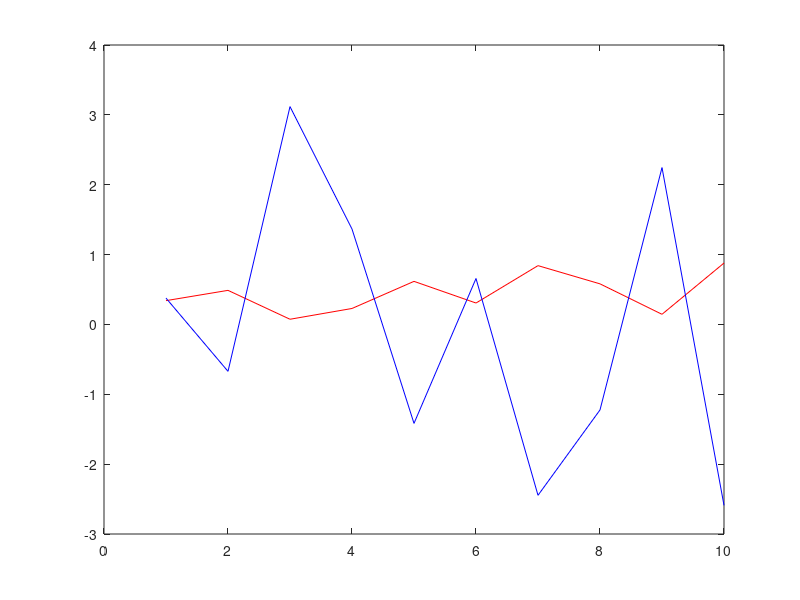

MATLAB code to generate this figure:
% nn test, 3 layer

% init data, y = x
data = {};
data.train = {};
data.test  = {};
data.train.N = 10;
data.train.feature = rand(1, data.train.N);
data.train.label   = data.train.feature;
data.test.N = 10;
data.test.feature  = rand(1, data.test.N);
data.test.label    = data.test.feature;
% done init data

% init weight
W1 = randn(20, 1)/2;
B1 = randn(20, 1)/2;
W2 = randn(1, 20)/2;
B2 = randn(1, 1)/2;
% done init weight

% basic configuration
maxiter = 1000;
lr = 0.0001;
sigmoid = @(x)(1./(1-exp(x)));
crit    = @(gt,out)(sum((abs(gt-out).^2)/2));
% done config

% train with GD
for iter = 1:maxiter
   % forward pass
   I = data.train.feature;
   h = W1 * I + repmat(B1, 1, data.train.N);
   H = sigmoid(h);
   o = W2 * H + repmat(B2, 1, data.train.N);
   E = crit(data.train.label, o);
   disp(sprintf('iter %d loss %f', iter, E));
   if isnan(E)
      break
   end
   if iter > 2
      if abs(E - prevE) < 0.001
         break
      end
   end
   prevE = E;

   % backward pass
   delta2 = data.train.label - o; % [1,100]
   dEbW2 = delta2 * H.'; % [1,100]*[20,100]'->[1,20]
   dEbB2 = delta2 * ones(data.train.N, 1); % [1,100]*[100,1]->[1,1]

   delta1 = W2.' * delta2 .*(H).*(1-H); %[20,1]*[1,100]->[20,100]
   dEbW1 = delta1 * I.'; % [20,100]*[1,100]'->[20,1]
   dEbB1 = delta1 * ones(data.train.N, 1); % [20,100]*[100,1]->[20,1]

   % update
   W2 = W2 + lr * dEbW2;
   B2 = B2 + lr * dEbB2;
   W1 = W1 + lr * dEbW1;
   B1 = B1 + lr * dEbB1;
end
% done train

% perform test
I = data.train.feature;
h = W1 * I + repmat(B1, 1, data.train.N);
H = sigmoid(h);
o = W2 * H + repmat(B2, 1, data.train.N);
E = crit(data.train.label, o);
disp(sprintf('test loss %f', E));
% done test

% graph
figure
plot(I, 'r');
hold on;
plot(o, 'b');
% done graph

if E < 2
  pause;
end
